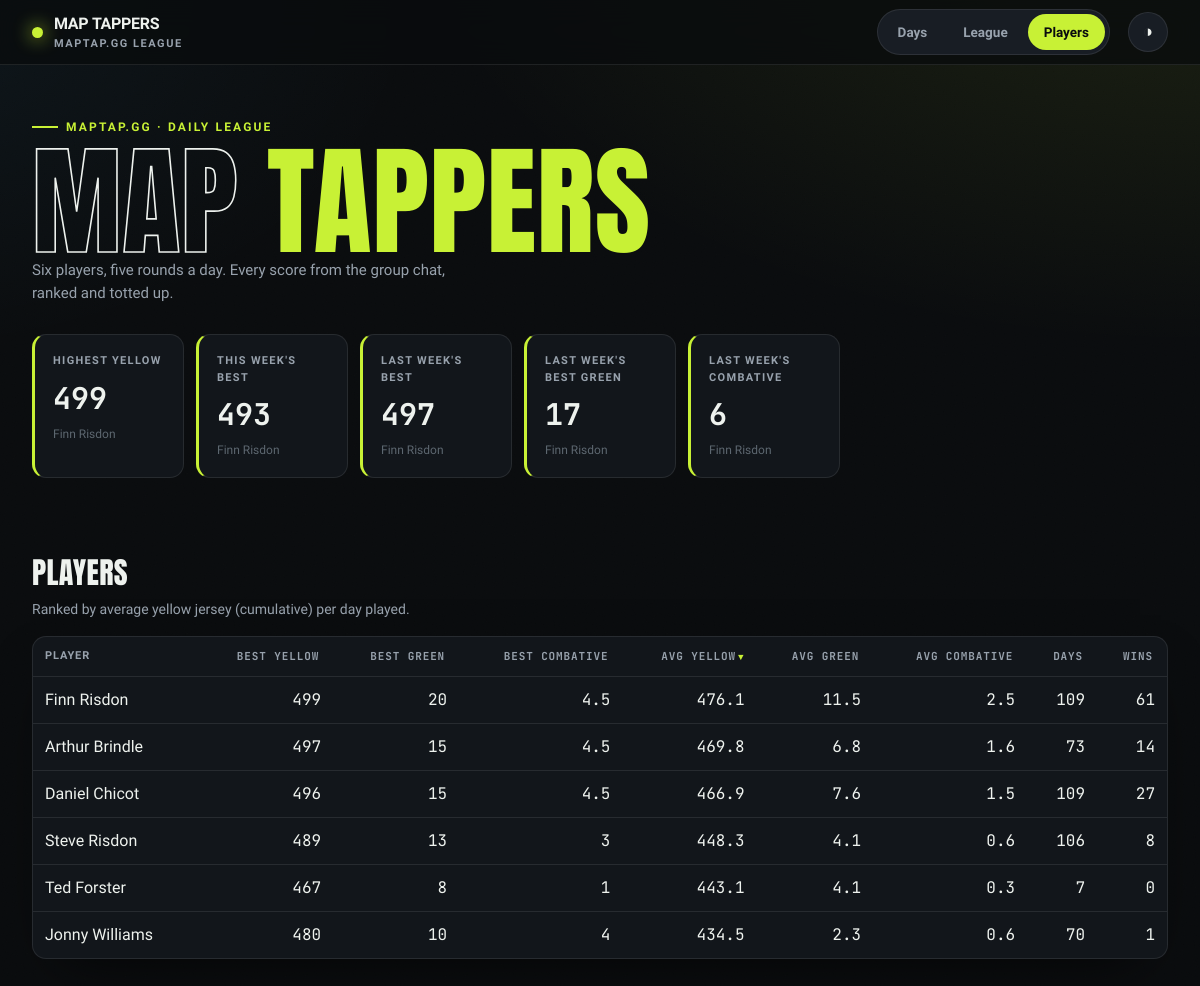
The page /players on the database its author committed.
### tables this page shows
CREATE TABLE entries (
    id INTEGER PRIMARY KEY,
    player TEXT NOT NULL,
    game_date TEXT NOT NULL,
    maptap_score INTEGER NOT NULL,
    UNIQUE (player, game_date)
);

### src/maptap/app.py (the view)
@app.get("/players", response_class=HTMLResponse)
def players(request: Request):
    with closing(_conn()) as conn:
        context = {"players": player_summary(conn), "stats": hero_stats(conn), "active": "players"}
    return templates.TemplateResponse(request, "players.html", context)

### src/maptap/templates/players.html (shortened to what this page needs)
{% extends "base.html" %}
{% block content %}
<h2 class="section-head">Players</h2>
<p class="section-sub">Ranked by average yellow jersey (cumulative) per day played.</p>
<div class="panel table-card players-card">
    <table data-sortable>
        <thead>
            <tr>
                <th class="txt" data-sort="text">Player</th>
                <th class="num" data-sort="number">Best Yellow</th>
                <th class="num" data-sort="number">Best Green</th>
                <th class="num" data-sort="number">Best Combative</th>
                <th class="num" data-sort="number" data-sorted="desc">Avg Yellow</th>
                <th class="num" data-sort="number">Avg Green</th>
                <th class="num" data-sort="number">Avg Combative</th>
                <th class="num" data-sort="number">Days</th>
                <th class="num" data-sort="number">Wins</th>
            </tr>
        </thead>
        <tbody>
            {% for p in players %}
            <tr>
                <td class="txt">{{ p.player }}</td>
                <td class="num">{{ p.best_cumulative }}</td>
                <td class="num">{{ p.best_green }}</td>
                <td class="num">{{ p.best_combative }}</td>
                <td class="num">{{ "%.1f"|format(p.avg_cumulative) }}</td>
                <td class="num">{{ "%.1f"|format(p.avg_green) }}</td>
                <td class="num">{{ "%.1f"|format(p.avg_combative) }}</td>
                <td class="num">{{ p.days_played }}</td>
                <td class="num">{{ p.wins }}</td>
            </tr>
            {% endfor %}
        </tbody>
    </table>
</div>
{% endblock %}

### src/maptap/templates/base.html (shortened to what this page needs)
<!DOCTYPE html>
<html lang="en-GB" data-theme="dark">
<head>
    <link rel="stylesheet" href="/static/styles.css">
</head>
<body>
    <nav class="nav">
        <div class="wrap nav-inner">
            <div class="brand">
                <span class="dot"></span>
                <span>MAP&nbsp;TAPPERS<small>maptap.gg league</small></span>
            </div>
            <div class="tabs">
                <a class="tab {{ 'active' if active == 'days' else '' }}" href="/days">Days</a>
                <a class="tab {{ 'active' if active == 'league' else '' }}" href="/league">League</a>
                <a class="tab {{ 'active' if active == 'players' else '' }}" href="/players">Players</a>
            </div>
            <button class="theme-btn" id="themeBtn" title="Toggle theme" aria-label="Toggle theme">◑</button>
        </div>
    </nav>
    <header class="hero">
        <div class="wrap">
            <span class="hero-tag">maptap.gg · daily league</span>
            <h1><span class="out">Map</span> <span class="em">Tappers</span></h1>
            <p class="hero-sub">{{ stats.player_count | number_word }} player{{ '' if stats.player_count == 1 else 's' }}, five rounds a day. Every score from the group chat, ranked and totted up.</p>
            <div class="stat-row">
                <div class="stat">
                    <div class="label">Highest Yellow</div>
                    <div class="value">{{ stats.highest_cumulative if stats.highest_cumulative is not none else '—' }}</div>
                    <div class="sub">{{ stats.highest_cumulative_player or '—' }}</div>
                </div>
                <div class="stat">
                    <div class="label">This Week's Best</div>
                    <div class="value">{{ stats.week_best if stats.week_best is not none else '—' }}</div>
                    <div class="sub">{{ stats.week_best_player or 'no rides yet' }}</div>
                </div>
                <div class="stat">
                    <div class="label">Last Week's Best</div>
                    <div class="value">{{ stats.last_week_best if stats.last_week_best is not none else '—' }}</div>
                    <div class="sub">{{ stats.last_week_best_player or 'no rides' }}</div>
                </div>
                <div class="stat">
                    <div class="label">Last Week's Best Green</div>
                    <div class="value">{{ stats.last_week_best_green if stats.last_week_best_green is not none else '—' }}</div>
                    <div class="sub">{{ stats.last_week_best_green_player or 'no rides' }}</div>
                </div>
                <div class="stat">
                    <div class="label">Last Week's Combative</div>
                    <div class="value">{{ stats.last_week_combative if stats.last_week_combative is not none else '—' }}</div>
                    <div class="sub">{{ stats.last_week_combative_player or 'no rides' }}</div>
                </div>
            </div>
        </div>
    </header>
    <main class="wrap">
        {% block content %}{% endblock %}
    </main>
</body>
</html>

### rows shown on the page
entries: player "Finn Risdon"
entries: player "Finn Risdon"
entries: player "Finn Risdon"
entries: player "Finn Risdon"
entries: player "Finn Risdon"

### other values the page prints
{{ stats.player_count | number_word }} "Six"
{{ '' if stats.player_count == 1 else 's' }} "s"
{{ stats.week_best if stats.week_best is not none else '—' }} "493"
{{ stats.last_week_best if stats.last_week_best is not none else '—' }} "497"
{{ p.player }} "Finn Risdon" "Arthur Brindle" "Daniel Chicot" "Steve Risdon" "Ted Forster" "Jonny Williams"
{{ p.best_cumulative }} "499" "497" "496" "489" "467" "480"
{{ p.best_green }} "20" "15" "15" "13" "8" "10"
{{ p.best_combative }} "4.5" "4.5" "4.5" "3" "1" "4"
{{ "%.1f"|format(p.avg_cumulative) }} "476.1" "469.8" "466.9" "448.3" "443.1" "434.5"
{{ "%.1f"|format(p.avg_green) }} "11.5" "6.8" "7.6" "4.1" "4.1" "2.3"
{{ "%.1f"|format(p.avg_combative) }} "2.5" "1.6" "1.5" "0.6" "0.3" "0.6"
{{ p.days_played }} "109" "73" "109" "106" "7" "70"
{{ p.wins }} "61" "14" "27" "8" "0" "1"
